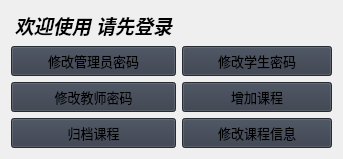
                     <widget class="QWidget" name="agent_table">
                      <layout class="QGridLayout" name="gridLayout_9">
                       <item row="0" column="0">
                        <widget class="QLabel" name="welcome_3">
                         <property name="text">
                          <string>&lt;html&gt;&lt;head/&gt;&lt;body&gt;&lt;p align=&quot;center&quot;&gt;&lt;span style=&quot; font-size:14pt; font-weight:700; font-style:italic;&quot;&gt;欢迎使用 请先登录&lt;/span&gt;&lt;/p&gt;&lt;/body&gt;&lt;/html&gt;</string>
                         </property>
                        </widget>
                       </item>
                       <item row="2" column="1">
                        <widget class="QPushButton" name="btn_pwd_change_student">
                         <property name="minimumSize">
                          <size>
                           <width>150</width>
                           <height>30</height>
                          </size>
                         </property>
                         <property name="font">
                          <font>
                           <family>Segoe UI</family>
                           <pointsize>10</pointsize>
                           <italic>false</italic>
                           <bold>false</bold>
                          </font>
                         </property>
                         <property name="cursor">
                          <cursorShape>PointingHandCursor</cursorShape>
                         </property>
                         <property name="styleSheet">
                          <string notr="true">background-color: rgb(52, 59, 72);</string>
                         </property>
                         <property name="text">
                          <string>修改学生密码</string>
                         </property>
                         <property name="icon">
                          <iconset resource="resources.qrc">
                           <normaloff>:/icons/images/icons/cil-pencil.png</normaloff>:/icons/images/icons/cil-pencil.png</iconset>
                         </property>
                        </widget>
                       </item>
                       <item row="3" column="0">
                        <widget class="QPushButton" name="btn_pwd_change_teacher">
                         <property name="minimumSize">
                          <size>
                           <width>150</width>
                           <height>30</height>
                          </size>
                         </property>
                         <property name="font">
                          <font>
                           <family>Segoe UI</family>
                           <pointsize>10</pointsize>
                           <italic>false</italic>
                           <bold>false</bold>
                          </font>
                         </property>
                         <property name="cursor">
                          <cursorShape>PointingHandCursor</cursorShape>
                         </property>
                         <property name="styleSheet">
                          <string notr="true">background-color: rgb(52, 59, 72);</string>
                         </property>
                         <property name="text">
                          <string>修改教师密码</string>
                         </property>
                         <property name="icon">
                          <iconset resource="resources.qrc">
                           <normaloff>:/icons/images/icons/cil-pencil.png</normaloff>:/icons/images/icons/cil-pencil.png</iconset>
                         </property>
                        </widget>
                       </item>
                       <item row="4" column="0">
                        <widget class="QPushButton" name="btn_remove_course">
                         <property name="minimumSize">
                          <size>
                           <width>150</width>
                           <height>30</height>
                          </size>
                         </property>
                         <property name="font">
                          <font>
                           <family>Segoe UI</family>
                           <pointsize>10</pointsize>
                           <italic>false</italic>
                           <bold>false</bold>
                          </font>
                         </property>
                         <property name="cursor">
                          <cursorShape>PointingHandCursor</cursorShape>
                         </property>
                         <property name="styleSheet">
                          <string notr="true">background-color: rgb(52, 59, 72);</string>
                         </property>
                         <property name="text">
                          <string>归档课程</string>
                         </property>
                         <property name="icon">
                          <iconset resource="resources.qrc">
                           <normaloff>:/icons/images/icons/cil-pencil.png</normaloff>:/icons/images/icons/cil-pencil.png</iconset>
                         </property>
                        </widget>
                       </item>
                       <item row="4" column="1">
                        <widget class="QPushButton" name="btn_course_info_edit">
                         <property name="minimumSize">
                          <size>
                           <width>150</width>
                           <height>30</height>
                          </size>
                         </property>
                         <property name="font">
                          <font>
                           <family>Segoe UI</family>
                           <pointsize>10</pointsize>
                           <italic>false</italic>
                           <bold>false</bold>
                          </font>
                         </property>
                         <property name="cursor">
                          <cursorShape>PointingHandCursor</cursorShape>
                         </property>
                         <property name="styleSheet">
                          <string notr="true">background-color: rgb(52, 59, 72);</string>
                         </property>
                         <property name="text">
                          <string>修改课程信息</string>
                         </property>
                         <property name="icon">
                          <iconset resource="resources.qrc">
                           <normaloff>:/icons/images/icons/cil-pencil.png</normaloff>:/icons/images/icons/cil-pencil.png</iconset>
                         </property>
                        </widget>
                       </item>
                       <item row="2" column="0">
                        <widget class="QPushButton" name="btn_pwd_change_agent">
                         <property name="minimumSize">
                          <size>
                           <width>150</width>
                           <height>30</height>
                          </size>
                         </property>
                         <property name="font">
                          <font>
                           <family>Segoe UI</family>
                           <pointsize>10</pointsize>
                           <italic>false</italic>
                           <bold>false</bold>
                          </font>
                         </property>
                         <property name="cursor">
                          <cursorShape>PointingHandCursor</cursorShape>
                         </property>
                         <property name="styleSheet">
                          <string notr="true">background-color: rgb(52, 59, 72);</string>
                         </property>
                         <property name="text">
                          <string>修改管理员密码</string>
                         </property>
                         <property name="icon">
                          <iconset resource="resources.qrc">
                           <normaloff>:/icons/images/icons/cil-pencil.png</normaloff>:/icons/images/icons/cil-pencil.png</iconset>
                         </property>
                        </widget>
                       </item>
                       <item row="3" column="1">
                        <widget class="QPushButton" name="btn_add_course">
                         <property name="minimumSize">
                          <size>
                           <width>150</width>
                           <height>30</height>
                          </size>
                         </property>
                         <property name="font">
                          <font>
                           <family>Segoe UI</family>
                           <pointsize>10</pointsize>
                           <italic>false</italic>
                           <bold>false</bold>
                          </font>
                         </property>
                         <property name="cursor">
                          <cursorShape>PointingHandCursor</cursorShape>
                         </property>
                         <property name="styleSheet">
                          <string notr="true">background-color: rgb(52, 59, 72);</string>
                         </property>
                         <property name="text">
                          <string>增加课程</string>
                         </property>
                         <property name="icon">
                          <iconset resource="resources.qrc">
                           <normaloff>:/icons/images/icons/cil-pencil.png</normaloff>:/icons/images/icons/cil-pencil.png</iconset>
                         </property>
                        </widget>
                       </item>
                      </layout>
                     </widget>
